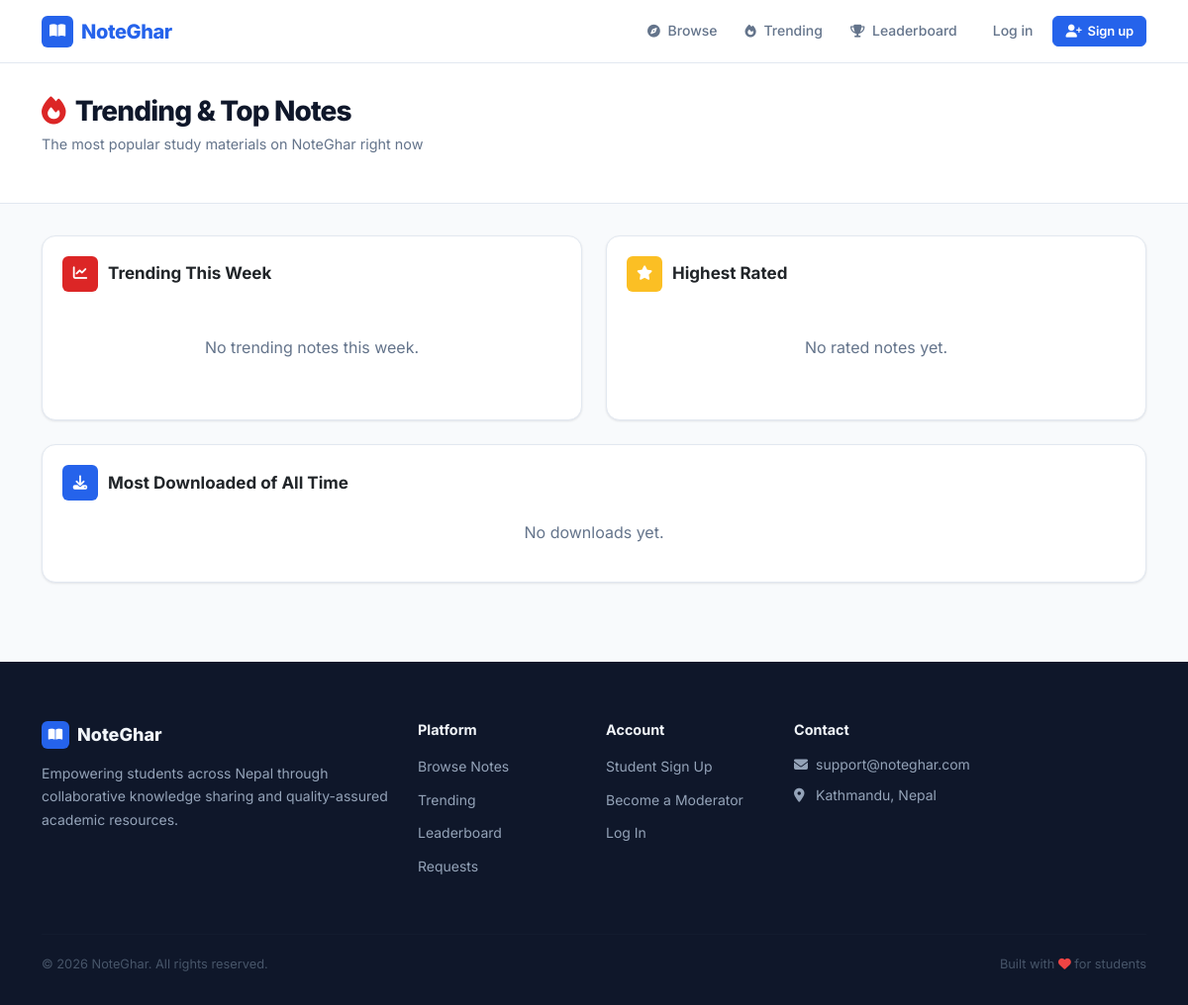
Before: /notes/trending/ with the older database file.
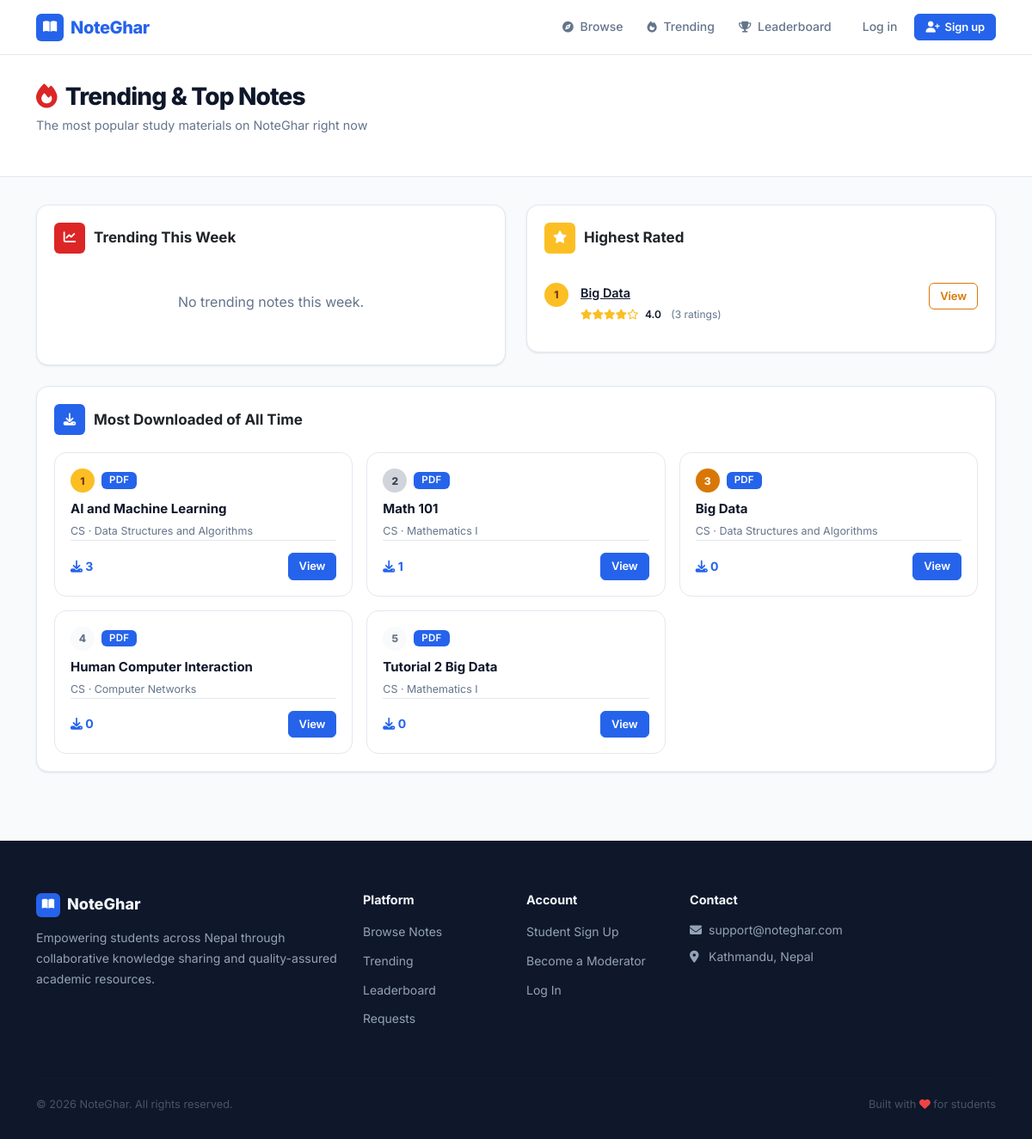
After: the same page with the newer database file.
### notes/models.py (models this page shows, shortened)
class Note(models.Model):
    STATUS_CHOICES = (
        ('pending', 'Pending Review'),
        ('approved', 'Approved'),
        ('rejected', 'Rejected'),
    )
    title = models.CharField(max_length=300)
    description = models.TextField()
    subject = models.ForeignKey(Subject, on_delete=models.CASCADE, related_name='notes')
    course = models.ForeignKey(Course, on_delete=models.CASCADE, related_name='notes')
    semester = models.ForeignKey(Semester, on_delete=models.CASCADE, related_name='notes')
    assigned_moderator = models.ForeignKey(
        settings.AUTH_USER_MODEL,
        on_delete=models.SET_NULL,
        null=True,
        blank=True,
        related_name='assigned_notes',
        help_text='Moderator assigned to review this note'
    )
    file = models.FileField(
        upload_to='notes/%Y/%m/',
        validators=[FileExtensionValidator(allowed_extensions=['pdf', 'docx', 'doc', 'ppt', 'pptx'])]
    )
    file_size = models.IntegerField(default=0, help_text="File size in bytes")
    uploaded_by = models.ForeignKey(settings.AUTH_USER_MODEL, on_delete=models.CASCADE, related_name='notes')
    status = models.CharField(max_length=20, choices=STATUS_CHOICES, default='pending')
    tags = models.ManyToManyField(Tag, blank=True, related_name='notes')
    download_count = models.IntegerField(default=0)
    view_count = models.IntegerField(default=0)
    created_at = models.DateTimeField(auto_now_add=True)
    updated_at = models.DateTimeField(auto_now=True)
    approved_at = models.DateTimeField(null=True, blank=True)
    approved_by = models.ForeignKey(
        settings.AUTH_USER_MODEL,
        on_delete=models.SET_NULL,
        null=True,
        blank=True,
        related_name='approved_notes'
    )
    class Meta:
        ordering = ['-created_at']
    def get_file_extension(self):
        return self.file.name.split('.')[-1].upper()

class Course(models.Model):
    name = models.CharField(max_length=200, unique=True)
    code = models.CharField(max_length=20, unique=True)
    description = models.TextField(blank=True)
    slug = models.SlugField(unique=True, blank=True)
    created_at = models.DateTimeField(auto_now_add=True)
    class Meta:
        ordering = ['name']

class Subject(models.Model):
    name = models.CharField(max_length=200)
    code = models.CharField(max_length=20)
    course = models.ForeignKey(Course, on_delete=models.CASCADE, related_name='subjects')
    semester = models.ForeignKey(Semester, on_delete=models.CASCADE, related_name='subjects')
    description = models.TextField(blank=True)
    slug = models.SlugField(blank=True)
    created_at = models.DateTimeField(auto_now_add=True)
    class Meta:
        ordering = ['course', 'semester', 'name']
        unique_together = ['code', 'course', 'semester']

### notes/views.py (the view)
# urls.py: path('trending/', views.trending_view, name='trending'),
def trending_view(request):
    from django.utils import timezone
    from datetime import timedelta
    from django.db.models import F, Q, Count, Avg, FloatField
    from django.db.models.functions import Coalesce, Cast
    week_ago = timezone.now() - timedelta(days=7)
    trending_notes = Note.objects.filter(
        status='approved',
        created_at__gte=week_ago
    ).annotate(
        recent_downloads=Count('downloads', filter=Q(downloads__downloaded_at__gte=week_ago)),
        recent_views=Count('downloads', filter=Q(
            downloads__downloaded_at__gte=week_ago,
            downloads__is_download=False
        )),
        avg_rating=Avg('ratings__rating')
    ).annotate(
        trending_score=Cast(F('recent_downloads') * 3, FloatField()) +
                       Cast(F('recent_views'), FloatField()) +
                       Coalesce(F('avg_rating'), 0.0) * 10.0
    ).order_by('-trending_score')[:10]
    top_rated = Note.objects.filter(
        status='approved'
    ).annotate(
        avg_rating=Avg('ratings__rating'),
        rating_count=Count('ratings')
    ).filter(
        rating_count__gte=3
    ).order_by('-avg_rating', '-rating_count')[:10]
    most_downloaded = Note.objects.filter(
        status='approved'
    ).order_by('-download_count')[:10]
    context = {
        'trending_notes': trending_notes,
        'top_rated': top_rated,
        'most_downloaded': most_downloaded,
    }
    return render(request, 'notes/trending.html', context)

### notes/context_processors.py (called while the page is built, shortened)
def moderation_stats(request):
    return {}

### core/templates/notes/trending.html (shortened to what the changed rows need)
{% extends 'base.html' %}
{% block content %}
<div class="page-header">
    <div class="container">
        <h1 class="page-title"><i class="fas fa-fire" style="color: var(--danger); margin-right: 10px;"></i>Trending & Top Notes</h1>
    </div>
</div>
<div class="container mb-5">
    <div class="row g-4">
        <div class="col-lg-6">
            <div class="card">
                <div class="card-body">
                    <div class="section-header">
                        <div class="section-icon" style="background: #FBBF24;"><i class="fas fa-star"></i></div>
                        <h3>Highest Rated</h3>
                    </div>
                    {% if top_rated %}
                    {% for note in top_rated %}
                    <div class="trend-item">
                        <div class="trend-rank {% if forloop.counter == 1 %}rank-1{% elif forloop.counter == 2 %}rank-2{% elif forloop.counter == 3 %}rank-3{% else %}rank-n{% endif %}">{{ forloop.counter }}</div>
                        <div class="flex-grow-1">
                            <a href="{% url 'notes:detail' note.pk %}" class="title d-block">{{ note.title|truncatewords:10 }}</a>
                            <div class="meta">
                                <span style="color: #FBBF24;">
                                    {% for i in "12345" %}{% if forloop.counter <= note.avg_rating %}<i class="fas fa-star"></i>{% else %}<i class="far fa-star"></i>{% endif %}{% endfor %}
                                </span>
                                <span style="color: var(--dark); margin-left: 4px; font-weight: 600;">{{ note.avg_rating|floatformat:1 }}</span>
                                <span class="ms-2">({{ note.rating_count }} ratings)</span>
                            </div>
                        </div>
                        <a href="{% url 'notes:detail' note.pk %}" class="btn btn-outline-warning btn-sm">View</a>
                    </div>
                    {% endfor %}
                    {% else %}<p class="text-muted py-4 text-center">No rated notes yet.</p>{% endif %}
                </div>
            </div>
        </div>
        <div class="col-12">
            <div class="card">
                <div class="card-body">
                    <div class="section-header">
                        <div class="section-icon" style="background: var(--primary);"><i class="fas fa-download"></i></div>
                        <h3>Most Downloaded of All Time</h3>
                    </div>
                    {% if most_downloaded %}
                    <div class="row g-3">
                        {% for note in most_downloaded %}
                        <div class="col-md-6 col-lg-4">
                            <div class="note-card">
                                <div class="d-flex align-items-center gap-2 mb-2">
                                    <span class="trend-rank {% if forloop.counter == 1 %}rank-1{% elif forloop.counter == 2 %}rank-2{% elif forloop.counter == 3 %}rank-3{% else %}rank-n{% endif %}">{{ forloop.counter }}</span>
                                    <span class="badge bg-primary">{{ note.get_file_extension }}</span>
                                </div>
                                <div class="note-card-title">{{ note.title|truncatewords:8 }}</div>
                                <div class="note-card-meta">{{ note.course.code }} · {{ note.subject.name }}</div>
                                <div class="note-card-footer d-flex justify-content-between align-items-center">
                                    <span style="font-size: .875rem; font-weight: 700; color: var(--primary);"><i class="fas fa-download"></i> {{ note.download_count }}</span>
                                    <a href="{% url 'notes:detail' note.pk %}" class="btn btn-primary btn-sm">View</a>
                                </div>
                            </div>
                        </div>
                        {% endfor %}
                    </div>
                    {% else %}<p class="text-muted text-center">No downloads yet.</p>{% endif %}
                </div>
            </div>
        </div>
    </div>
</div>
{% endblock %}

Changed rows visible on the page:
now on this page (row edited): Note: title "Big Data", avg_rating "4.0", rating_count "3", get_file_extension "PDF", course.code "CS", subject.name "Data Structures and Algorithms", download_count "0"
now on this page (row edited): Note: get_file_extension "PDF", title "AI and Machine Learning", course.code "CS", subject.name "Data Structures and Algorithms", download_count "3", shown under "Most Downloaded of All Time"
added Note: get_file_extension "PDF", title "Math 101", course.code "CS", subject.name "Mathematics I", download_count "1", shown under "Most Downloaded of All Time"
added Note: get_file_extension "PDF", title "Human Computer Interaction", course.code "CS", subject.name "Computer Networks", download_count "0", shown under "Most Downloaded of All Time"
added Note: get_file_extension "PDF", title "Tutorial 2 Big Data", course.code "CS", subject.name "Mathematics I", download_count "0", shown under "Most Downloaded of All Time"
Other visible differences:
text no longer shown: "No rated notes yet. No downloads yet."
